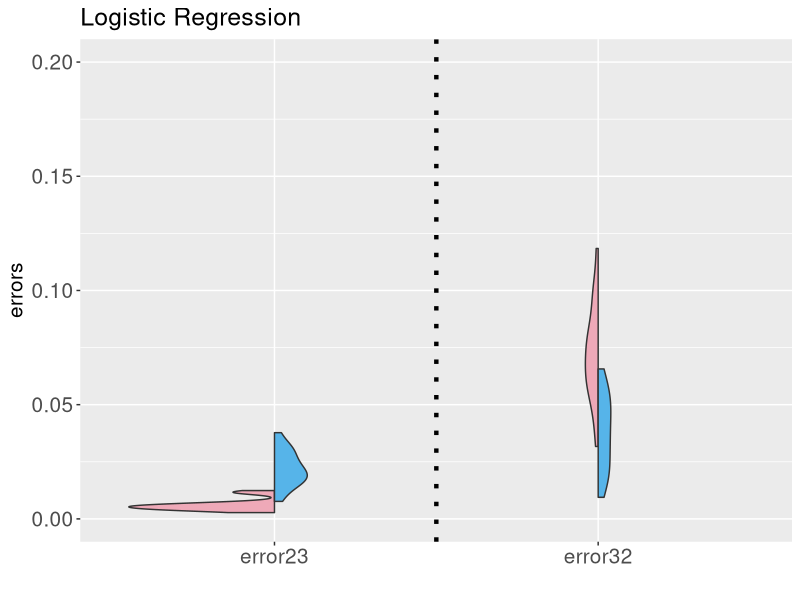

Write R code to recreate this figure. (Note: a time limit stopped this script after it produced the figure.)
########################
#generating SIMPLE EXAMPLE similar to the results in Figure 3
library(nnet)
library(randomForest)
library(e1071)
library(ggplot2)
library(gridExtra)

##################
#functions for producing half violin plots
GeomSplitViolin <- ggproto("GeomSplitViolin", GeomViolin, 
                           draw_group = function(self, data, ..., draw_quantiles = NULL) {
                             data <- transform(data, xminv = x - violinwidth * (x - xmin), xmaxv = x + violinwidth * (xmax - x))
                             grp <- data[1, "group"]
                             newdata <- plyr::arrange(transform(data, x = if (grp %% 2 == 1) xminv else xmaxv), if (grp %% 2 == 1) y else -y)
                             newdata <- rbind(newdata[1, ], newdata, newdata[nrow(newdata), ], newdata[1, ])
                             newdata[c(1, nrow(newdata) - 1, nrow(newdata)), "x"] <- round(newdata[1, "x"])
                             
                             if (length(draw_quantiles) > 0 & !scales::zero_range(range(data$y))) {
                               stopifnot(all(draw_quantiles >= 0), all(draw_quantiles <=
                                                                         1))
                               quantiles <- ggplot2:::create_quantile_segment_frame(data, draw_quantiles)
                               aesthetics <- data[rep(1, nrow(quantiles)), setdiff(names(data), c("x", "y")), drop = FALSE]
                               aesthetics$alpha <- rep(1, nrow(quantiles))
                               both <- cbind(quantiles, aesthetics)
                               quantile_grob <- GeomPath$draw_panel(both, ...)
                               ggplot2:::ggname("geom_split_violin", grid::grobTree(GeomPolygon$draw_panel(newdata, ...), quantile_grob))
                             }
                             else {
                               ggplot2:::ggname("geom_split_violin", GeomPolygon$draw_panel(newdata, ...))
                             }
                           })

geom_split_violin <- function(mapping = NULL, data = NULL, stat = "ydensity", position = "identity", ..., 
                              draw_quantiles = NULL, trim = TRUE, scale = "area", na.rm = FALSE, 
                              show.legend = NA, inherit.aes = TRUE) {
  layer(data = data, mapping = mapping, stat = stat, geom = GeomSplitViolin, 
        position = position, show.legend = show.legend, inherit.aes = inherit.aes, 
        params = list(trim = trim, scale = scale, draw_quantiles = draw_quantiles, na.rm = na.rm, ...))
}
###############################



# Classifer with respect to t1 and t2
np_decision <- function(t1,t2, prob){
  n = dim(prob)[1]
  d1 = which(prob[,1] >= t1)
  d2 = which(prob[,2]/prob[,3] >= t2)
  decision = rep(3,n)
  decision[d2] = 2
  decision[d1] = 1
  return(decision)
}

alpha_1 = 0.05
alpha_2 = 0.05
delta_1 = 0.05
delta_2 = 0.05
n1 = 500 # class 1
n2 = 500# class 2
n3 = 500# class 3
n_all = n1 + n2 + n3

pi_1 = n1 /n_all
pi_2 = n2 /n_all
pi_3 = n3 /n_all
n_check = 60000


nc1 = n_check*pi_1

nc2 = n_check*pi_2

nc3 = n_check*pi_3

ns1 = n1*0.5#the size of sample used to train scoring function for class 1
nt1 = n1*0.5 #the size of sample used to choose threshold t1
ns2 = n2*0.45
nt2 = n2*0.5
ne2 = n2*0.05
ns3 = n3*0.95
ne3 = n3*0.05
c = 2
c_n = c/sqrt(nt2)
delta_22 = exp(-2* nt2 * c_n^2)
delta_21 = max(delta_2 - delta_22, 0)


k1_u = qbinom(delta_1, nt1, alpha_1)


error_non = NULL
error_sets = NULL

error_sets_1 = NULL
error_sets_2 = NULL
error_sets_3 = NULL
error_sets_12 = NULL
error_sets_13 = NULL
error_sets_21 = NULL
error_sets_23 = NULL
error_sets_31 = NULL
error_sets_32 = NULL
error_sets_star = NULL
error_sets_e = NULL
error_sets_32_0  = NULL
error_sets_23_0 = NULL
error_sets_star_0 = NULL
error_sets_e_0  = NULL
set.seed(202201)

for(ii in 1:20){
  
  set_1 = data.frame(Y = rep(1,n1), X = rnorm(n1, 0, 1), X2 = rnorm(n1, -1, 1))
  set_2 = data.frame(Y = rep(2,n2), X = rnorm(n2,-1, 1), X2 = rnorm(n2, 1, 1))
  set_3 = data.frame(Y = rep(3,n3), X = rnorm(n3, 1, 1), X2 = rnorm(n3, 0, 1))
  
  
  set_s = rbind(set_1[1:ns1,],set_2[1:ns2,], set_3[1:ns3,] )
  set_t = rbind(set_1[(ns1 + 1) : (ns1 + nt1),],set_2[(ns2 + 1) : (ns2 + nt2),] )
  
  set_2e = set_2[(ns2 + nt2 + 1) : n2,] 
  set_3e = set_3[(ns3  + 1) : n3,] 
  set_e = rbind(set_2e, set_3e)
  
  
  
  set_1c = data.frame(Y = rep(1,nc1), X = rnorm(nc1, 0, 1), X2 = rnorm(nc1, -1, 1))
  set_2c = data.frame(Y = rep(2,nc2), X = rnorm(nc2,-1, 1), X2 = rnorm(nc2, 1, 1))
  set_3c = data.frame(Y = rep(3,nc3), X = rnorm(nc3, 1, 1), X2 = rnorm(nc3, 0, 1))
  set_c = rbind(set_1c,set_2c, set_3c)
  
  
  model <-  multinom(as.factor(Y)~.,data = set_s)
  
  
  class = predict(model,newdata = set_c)
  error = 1 - sum(class == set_c$Y)/(nc1 + nc2 + nc3)
  i_class = which(set_c$Y == 1)
  error1 = mean(class[i_class]!= 1)
  error12 = mean(class[i_class]== 2)
  error13 = mean(class[i_class]== 3)
  
  i_class = which(set_c$Y == 2)
  error2 = mean(class[i_class]!= 2)
  error21 = mean(class[i_class]== 1)
  error23 = mean(class[i_class]== 3)
  
  
  
  i_class = which(set_c$Y == 3)
  error3 = mean(class[i_class]!= 3)
  
  error31 = mean(class[i_class]== 1)
  error32 = mean(class[i_class]== 2)
  
  error_non = rbind(error_non, c(error, error1,error12,error13,error2,error21,error23, error3,error31,error32))
  
  prob_set = predict(model, newdata = set_t, "probs")
  prob_1 =  prob_set[which( set_t$Y == 1), ]
  prob_2 =  prob_set[which( set_t$Y == 2), ]
  prob_e = predict(model, newdata = set_e, "probs")
  prob_c = predict(model, newdata = set_c, "probs")
  set_T_1 = sort(prob_1[,1])
  k2_l = qbinom(delta_2, nt2, alpha_2)
  t2_l = sort(prob_2[,2]/prob_2[,3])[k2_l]
  error_set = NULL
  error_set_1 = NULL
  error_set_2 = NULL
  error_set_3 = NULL
  error_set_12 = NULL
  error_set_13 = NULL
  error_set_21 = NULL
  error_set_23 = NULL
  error_set_31 = NULL
  error_set_32 = NULL
  error_set_star = NULL
  error_set_e  = NULL
  for (k1 in 1:k1_u){
    t1 = set_T_1[k1]
    set_T_2 = prob_2[which(prob_2[,1] < t1),2]/prob_2[which(prob_2[,1] < t1),3]
    nt22 = length(set_T_2)
    p_hat =nt22 /nt2 
    p_2 = p_hat + c_n
    alpha_21 = alpha_2/p_2
    if(alpha_21 <= 1) {k2 = qbinom(delta_21, nt22, alpha_21)}else{k2 = 0}
    t2 = sort(set_T_2)[k2]
    if(k2 == 0){t2 = t2_l}
    
    
    class = np_decision(t1,t2,prob_e)
    i_class = which(set_e$Y == 2)
    error2e = mean(class[i_class]== 1)
    i_class = which(set_e$Y == 3)
    error3e = mean(class[i_class]!= 3 )
    error_e = pi_2*error2e + pi_3*error3e
    error_set_e = c(error_set_e,error_e)
    
    class = np_decision(t1,t2,prob_c)
    error = 1 - sum(class == set_c$Y)/(nc1 + nc2 + nc3)
    error_set = c(error_set,error)
    i_class = which(set_c$Y == 1)
    error = mean(class[i_class]!= 1)
    error_set_1 = c(error_set_1,error)
    error = mean(class[i_class]== 2)
    error_set_12 = c(error_set_12,error)
    error = mean(class[i_class]== 3)
    error_set_13 = c(error_set_13,error)
    
    i_class = which(set_c$Y == 2)
    error = mean(class[i_class]!= 2)
    error_set_2 = c(error_set_2,error)
    error = mean(class[i_class]== 1)
    error_set_21 = c(error_set_21,error)
    error = mean(class[i_class]== 3)
    error_set_23 = c(error_set_23,error)
    
    
    i_class = which(set_c$Y == 3)
    error = mean(class[i_class]!= 3)
    error_set_3 = c(error_set_3,error)
    error = mean(class[i_class]== 1)
    error_set_31 = c(error_set_31,error)
    error = mean(class[i_class]== 2)
    error_set_32 = c(error_set_32,error)
    
    n_class =c( which(set_c$Y == 1), which(set_c$Y == 2 & class == 3))
    
    error = sum(class[-n_class]!= set_c$Y[-n_class])/(nc1 + nc2 + nc3)
    error_set_star = c(error_set_star,error)
  }
  error_sets = rbind(error_sets,error_set)
  error_sets_1 = rbind(error_sets_1,error_set_1)
  error_sets_12 = rbind(error_sets_12,error_set_12)
  error_sets_13= rbind(error_sets_13,error_set_13)
  error_sets_2 = rbind(error_sets_2,error_set_2)
  error_sets_21 = rbind(error_sets_21,error_set_21)
  error_sets_23 = rbind(error_sets_23,error_set_23)
  error_sets_3 = rbind(error_sets_3,error_set_3)
  error_sets_31 = rbind(error_sets_31,error_set_31)
  error_sets_32 = rbind(error_sets_32,error_set_32)
  error_sets_star = rbind(error_sets_star,error_set_star)
  error_sets_e = rbind(error_sets_e,error_set_e)
  
  
  error_set_32_0  = NULL
  error_set_23_0 = NULL
  error_set_star_0 = NULL
  error_set_e_0 = NULL
  for (k1 in 1:k1_u){
    t1 = set_T_1[k1]
    set_T_2 = prob_2[which(prob_2[,1] < t1),2]/prob_2[which(prob_2[,1] < t1),3]
    nt22 = length(set_T_2)
    p_hat =nt22 /nt2 
    p_2 = p_hat + c_n
    alpha_21 = alpha_2/p_2
    if(alpha_21 <= 1) {k2 = qbinom(delta_21, nt22, alpha_21)}else{k2 = 0}
    t2 = sort(set_T_2)[k2]
    k2 = 0
    if(k2 == 0){t2 = t2_l}
    
    class = np_decision(t1,t2,prob_e)
    i_class = which(set_e$Y == 2)
    error2e = mean(class[i_class]== 1)
    i_class = which(set_e$Y == 3)
    error3e = mean(class[i_class]!= 3 )
    error_e = pi_2*error2e + pi_3*error3e
    error_set_e_0 = c(error_set_e_0,error_e)
    
    class = np_decision(t1,t2,prob_c)
    
    
    i_class = which(set_c$Y == 2)
    error = mean(class[i_class]== 3)
    error_set_23_0 = c(error_set_23_0,error)
    n_class =c( which(set_c$Y == 1), which(set_c$Y == 2 & class == 3))
    
    error = sum(class[-n_class]!= set_c$Y[-n_class])/(nc1 + nc2 + nc3)
    error_set_star_0 = c(error_set_star_0,error)
    
    i_class = which(set_c$Y == 3)
    error = mean(class[i_class]== 2)
    error_set_32_0 = c(error_set_32_0,error)}
  error_sets_32_0 = rbind(error_sets_32_0,error_set_32_0)
  error_sets_23_0 = rbind(error_sets_23_0,error_set_23_0)
  error_sets_star_0 = rbind(error_sets_star_0,error_set_star_0)
  error_sets_e_0  = rbind(error_sets_e_0 ,error_set_e_0 )
  
}





par(mfrow =c(1,1))
table_record =   matrix( round(c(colMeans(error_sets_23_0)[k1_u],colMeans(error_sets_23)[k1_u],
                                 colMeans(error_sets_32_0)[k1_u],colMeans(error_sets_32)[k1_u]), digits = 3),ncol = 2,byrow = FALSE)

rownames(table_record) = c("Prop 1","Thm 1")
colnames(table_record) = c("Error23","Error32")

table_1 = table_record



plot_error= rbind(error_sets_23,error_sets_32,error_sets_23_0,error_sets_32_0)[,k1_u]
errornames = rep(c("error23","error32"),each = dim(error_non)[1])
errornames = rep(errornames,2)
method = rep(c("Thm 1","Prop 1"),each = length(plot_error)/2)
plot_data = data.frame(errors =  plot_error , type =  errornames,method = method)



color_value = c("pink2", "#56B4E9")

plot_data$method = factor(plot_data$method, level = c("Prop 1","Thm 1"))

p4_1 <-ggplot(data = plot_data, aes( type , errors, fill = method)) + geom_split_violin(trim = TRUE)   +
  labs(title = "Logistic Regression", x = "")+
  geom_vline(xintercept = 1.5, size=1.5 , linetype="dotted")+
  scale_colour_manual(values = color_value) +  scale_fill_manual(values = color_value) + ylim(0,0.2)+
  theme(text = element_text(size = 15),
        axis.title.x = element_text(size = 15),
        axis.text.x = element_text(size = 15),
        axis.text.y = element_text(size = 15),
        axis.title.y = element_text(size = 15)) + theme(legend.position="none")

p4_1
###################################



error_non = NULL
error_sets = NULL

error_sets_1 = NULL
error_sets_2 = NULL
error_sets_3 = NULL
error_sets_12 = NULL
error_sets_13 = NULL
error_sets_21 = NULL
error_sets_23 = NULL
error_sets_31 = NULL
error_sets_32 = NULL
error_sets_star = NULL
error_sets_e = NULL
error_sets_32_0  = NULL
error_sets_23_0 = NULL
error_sets_star_0 = NULL
error_sets_e_0  = NULL
set.seed(202201)

for(ii in 1:20){
  
  set_1 = data.frame(Y = rep(1,n1), X = rnorm(n1, 0, 1), X2 = rnorm(n1, -1, 1))
  set_2 = data.frame(Y = rep(2,n2), X = rnorm(n2,-1, 1), X2 = rnorm(n2, 1, 1))
  set_3 = data.frame(Y = rep(3,n3), X = rnorm(n3, 1, 1), X2 = rnorm(n3, 0, 1))
  
  
  set_s = rbind(set_1[1:ns1,],set_2[1:ns2,], set_3[1:ns3,] )
  set_t = rbind(set_1[(ns1 + 1) : (ns1 + nt1),],set_2[(ns2 + 1) : (ns2 + nt2),] )
  
  set_2e = set_2[(ns2 + nt2 + 1) : n2,] 
  set_3e = set_3[(ns3  + 1) : n3,] 
  set_e = rbind(set_2e, set_3e)
  
  
  
  set_1c = data.frame(Y = rep(1,nc1), X = rnorm(nc1, 0, 1), X2 = rnorm(nc1, -1, 1))
  set_2c = data.frame(Y = rep(2,nc2), X = rnorm(nc2,-1, 1), X2 = rnorm(nc2, 1, 1))
  set_3c = data.frame(Y = rep(3,nc3), X = rnorm(nc3, 1, 1), X2 = rnorm(nc3, 0, 1))
  set_c = rbind(set_1c,set_2c, set_3c)
  
  model <-  randomForest(as.factor(Y)~., data=set_s , proximity=TRUE)
  
  class = predict(model,newdata = set_c)
  error = 1 - sum(class == set_c$Y)/(nc1 + nc2 + nc3)
  i_class = which(set_c$Y == 1)
  error1 = mean(class[i_class]!= 1)
  error12 = mean(class[i_class]== 2)
  error13 = mean(class[i_class]== 3)
  
  i_class = which(set_c$Y == 2)
  error2 = mean(class[i_class]!= 2)
  error21 = mean(class[i_class]== 1)
  error23 = mean(class[i_class]== 3)
  
  
  
  i_class = which(set_c$Y == 3)
  error3 = mean(class[i_class]!= 3)
  
  error31 = mean(class[i_class]== 1)
  error32 = mean(class[i_class]== 2)
  
  error_non = rbind(error_non, c(error, error1,error12,error13,error2,error21,error23, error3,error31,error32))
  
  prob_set = predict(model, newdata = set_t, "prob")
  prob_1 =  prob_set[which( set_t$Y == 1), ]
  prob_2 =  prob_set[which( set_t$Y == 2), ]
  prob_e = predict(model, newdata = set_e, "prob")
  prob_c = predict(model, newdata = set_c, "prob")
  set_T_1 = sort(prob_1[,1])
  k2_l = qbinom(delta_2, nt2, alpha_2)
  t2_l = sort(prob_2[,2]/prob_2[,3])[k2_l]
  error_set = NULL
  error_set_1 = NULL
  error_set_2 = NULL
  error_set_3 = NULL
  error_set_12 = NULL
  error_set_13 = NULL
  error_set_21 = NULL
  error_set_23 = NULL
  error_set_31 = NULL
  error_set_32 = NULL
  error_set_star = NULL
  error_set_e  = NULL
  for (k1 in 1:k1_u){
    t1 = set_T_1[k1]
    set_T_2 = prob_2[which(prob_2[,1] < t1),2]/prob_2[which(prob_2[,1] < t1),3]
    nt22 = length(set_T_2)
    p_hat =nt22 /nt2 
    p_2 = p_hat + c_n
    alpha_21 = alpha_2/p_2
    if(alpha_21 <= 1) {k2 = qbinom(delta_21, nt22, alpha_21)}else{k2 = 0}
    t2 = sort(set_T_2)[k2]
    if(k2 == 0){t2 = t2_l}
    
    
    class = np_decision(t1,t2,prob_e)
    i_class = which(set_e$Y == 2)
    error2e = mean(class[i_class]== 1)
    i_class = which(set_e$Y == 3)
    error3e = mean(class[i_class]!= 3 )
    error_e = pi_2*error2e + pi_3*error3e
    error_set_e = c(error_set_e,error_e)
    
    class = np_decision(t1,t2,prob_c)
    error = 1 - sum(class == set_c$Y)/(nc1 + nc2 + nc3)
    error_set = c(error_set,error)
    i_class = which(set_c$Y == 1)
    error = mean(class[i_class]!= 1)
    error_set_1 = c(error_set_1,error)
    error = mean(class[i_class]== 2)
    error_set_12 = c(error_set_12,error)
    error = mean(class[i_class]== 3)
    error_set_13 = c(error_set_13,error)
    
    i_class = which(set_c$Y == 2)
    error = mean(class[i_class]!= 2)
    error_set_2 = c(error_set_2,error)
    error = mean(class[i_class]== 1)
    error_set_21 = c(error_set_21,error)
    error = mean(class[i_class]== 3)
    error_set_23 = c(error_set_23,error)
    
    
    i_class = which(set_c$Y == 3)
    error = mean(class[i_class]!= 3)
    error_set_3 = c(error_set_3,error)
    error = mean(class[i_class]== 1)
    error_set_31 = c(error_set_31,error)
    error = mean(class[i_class]== 2)
    error_set_32 = c(error_set_32,error)
    
    n_class =c( which(set_c$Y == 1), which(set_c$Y == 2 & class == 3))
    
    error = sum(class[-n_class]!= set_c$Y[-n_class])/(nc1 + nc2 + nc3)
    error_set_star = c(error_set_star,error)
  }
  error_sets = rbind(error_sets,error_set)
  error_sets_1 = rbind(error_sets_1,error_set_1)
  error_sets_12 = rbind(error_sets_12,error_set_12)
  error_sets_13= rbind(error_sets_13,error_set_13)
  error_sets_2 = rbind(error_sets_2,error_set_2)
  error_sets_21 = rbind(error_sets_21,error_set_21)
  error_sets_23 = rbind(error_sets_23,error_set_23)
  error_sets_3 = rbind(error_sets_3,error_set_3)
  error_sets_31 = rbind(error_sets_31,error_set_31)
  error_sets_32 = rbind(error_sets_32,error_set_32)
  error_sets_star = rbind(error_sets_star,error_set_star)
  error_sets_e = rbind(error_sets_e,error_set_e)
  
  
  error_set_32_0  = NULL
  error_set_23_0 = NULL
  error_set_star_0 = NULL
  error_set_e_0 = NULL
  for (k1 in 1:k1_u){
    t1 = set_T_1[k1]
    set_T_2 = prob_2[which(prob_2[,1] < t1),2]/prob_2[which(prob_2[,1] < t1),3]
    nt22 = length(set_T_2)
    p_hat =nt22 /nt2 
    p_2 = p_hat + c_n
    alpha_21 = alpha_2/p_2
    if(alpha_21 <= 1) {k2 = qbinom(delta_21, nt22, alpha_21)}else{k2 = 0}
    t2 = sort(set_T_2)[k2]
    k2 = 0
    if(k2 == 0){t2 = t2_l}
    
    class = np_decision(t1,t2,prob_e)
    i_class = which(set_e$Y == 2)
    error2e = mean(class[i_class]== 1)
    i_class = which(set_e$Y == 3)
    error3e = mean(class[i_class]!= 3 )
    error_e = pi_2*error2e + pi_3*error3e
    error_set_e_0 = c(error_set_e_0,error_e)
    
    class = np_decision(t1,t2,prob_c)
    
    
    i_class = which(set_c$Y == 2)
    error = mean(class[i_class]== 3)
    error_set_23_0 = c(error_set_23_0,error)
    n_class =c( which(set_c$Y == 1), which(set_c$Y == 2 & class == 3))
    
    error = sum(class[-n_class]!= set_c$Y[-n_class])/(nc1 + nc2 + nc3)
    error_set_star_0 = c(error_set_star_0,error)
    
    i_class = which(set_c$Y == 3)
    error = mean(class[i_class]== 2)
    error_set_32_0 = c(error_set_32_0,error)}
  error_sets_32_0 = rbind(error_sets_32_0,error_set_32_0)
  error_sets_23_0 = rbind(error_sets_23_0,error_set_23_0)
  error_sets_star_0 = rbind(error_sets_star_0,error_set_star_0)
  error_sets_e_0  = rbind(error_sets_e_0 ,error_set_e_0 )
  
}



table_record =   matrix( round(c(colMeans(error_sets_23_0)[k1_u],colMeans(error_sets_23)[k1_u],
                                 colMeans(error_sets_32_0)[k1_u],colMeans(error_sets_32)[k1_u]), digits = 3),ncol = 2,byrow = FALSE)

rownames(table_record) = c("Prop 1","Thm 1")
colnames(table_record) = c("Error23","Error32")

table_2 = table_record




plot_error= rbind(error_sets_23,error_sets_32,error_sets_23_0,error_sets_32_0)[,k1_u]
errornames = rep(c("error23","error32"),each = dim(error_non)[1])
errornames = rep(errornames,2)
method = rep(c("Thm 1","Prop 1"),each = length(plot_error)/2)
plot_data = data.frame(errors =  plot_error , type =  errornames,method = method)



color_value = c("pink2", "#56B4E9")

plot_data$method = factor(plot_data$method, level = c("Prop 1","Thm 1"))

p4_2 <-ggplot(data = plot_data, aes( type , errors, fill = method)) + geom_split_violin(trim = TRUE)   +
  geom_vline(xintercept = 1.5, size=1.5 , linetype="dotted")+
  labs(title = "Random Forest", x = "")+
  scale_colour_manual(values = color_value) +  scale_fill_manual(values = color_value) + ylim(0,0.2)+
  theme(text = element_text(size = 15),
        axis.title.x = element_text(size = 15),
        axis.text.x = element_text(size = 15),
        axis.text.y = element_text(size = 15),
        axis.title.y = element_text(size = 15)) + theme(legend.position="none")

p4_2


###################################


error_non = NULL
error_sets = NULL

error_sets_1 = NULL
error_sets_2 = NULL
error_sets_3 = NULL
error_sets_12 = NULL
error_sets_13 = NULL
error_sets_21 = NULL
error_sets_23 = NULL
error_sets_31 = NULL
error_sets_32 = NULL
error_sets_star = NULL
error_sets_e = NULL
error_sets_32_0  = NULL
error_sets_23_0 = NULL
error_sets_star_0 = NULL
error_sets_e_0  = NULL
set.seed(202201)



for(ii in 1:20){
  
  set_1 = data.frame(Y = rep(1,n1), X = rnorm(n1, 0, 1), X2 = rnorm(n1, -1, 1))
  set_2 = data.frame(Y = rep(2,n2), X = rnorm(n2,-1, 1), X2 = rnorm(n2, 1, 1))
  set_3 = data.frame(Y = rep(3,n3), X = rnorm(n3, 1, 1), X2 = rnorm(n3, 0, 1))
  
  
  set_s = rbind(set_1[1:ns1,],set_2[1:ns2,], set_3[1:ns3,] )
  set_t = rbind(set_1[(ns1 + 1) : (ns1 + nt1),],set_2[(ns2 + 1) : (ns2 + nt2),] )
  
  set_2e = set_2[(ns2 + nt2 + 1) : n2,] 
  set_3e = set_3[(ns3  + 1) : n3,] 
  set_e = rbind(set_2e, set_3e)
  
  
  
  set_1c = data.frame(Y = rep(1,nc1), X = rnorm(nc1, 0, 1), X2 = rnorm(nc1, -1, 1))
  set_2c = data.frame(Y = rep(2,nc2), X = rnorm(nc2,-1, 1), X2 = rnorm(nc2, 1, 1))
  set_3c = data.frame(Y = rep(3,nc3), X = rnorm(nc3, 1, 1), X2 = rnorm(nc3, 0, 1))
  set_c = rbind(set_1c,set_2c, set_3c)
  
  
  model <-   svm(as.factor(Y)~., data=set_s, kernel =
                   "linear", probability = TRUE)
  
  class = predict(model,newdata = set_c)
  error = 1 - sum(class == set_c$Y)/(nc1 + nc2 + nc3)
  i_class = which(set_c$Y == 1)
  error1 = mean(class[i_class]!= 1)
  error12 = mean(class[i_class]== 2)
  error13 = mean(class[i_class]== 3)
  
  i_class = which(set_c$Y == 2)
  error2 = mean(class[i_class]!= 2)
  error21 = mean(class[i_class]== 1)
  error23 = mean(class[i_class]== 3)
  
  
  
  i_class = which(set_c$Y == 3)
  error3 = mean(class[i_class]!= 3)
  
  error31 = mean(class[i_class]== 1)
  error32 = mean(class[i_class]== 2)
  
  error_non = rbind(error_non, c(error, error1,error12,error13,error2,error21,error23, error3,error31,error32))
  
  
  prob_set = attr(predict(  model, newdata = set_t, probability = TRUE),"probabilities")
  
  prob_1 =  prob_set[which( set_t$Y == 1), ]
  prob_2 =  prob_set[which( set_t$Y == 2), ]
  prob_e =  attr(predict(  model, newdata = set_e, probability = TRUE),"probabilities")
  prob_c = attr(predict(  model, newdata = set_c, probability = TRUE),"probabilities")
  set_T_1 = sort(prob_1[,1])
  k2_l = qbinom(delta_2, nt2, alpha_2)
  t2_l = sort(prob_2[,2]/prob_2[,3])[k2_l]
  error_set = NULL
  error_set_1 = NULL
  error_set_2 = NULL
  error_set_3 = NULL
  error_set_12 = NULL
  error_set_13 = NULL
  error_set_21 = NULL
  error_set_23 = NULL
  error_set_31 = NULL
  error_set_32 = NULL
  error_set_star = NULL
  error_set_e  = NULL
  for (k1 in 1:k1_u){
    t1 = set_T_1[k1]
    set_T_2 = prob_2[which(prob_2[,1] < t1),2]/prob_2[which(prob_2[,1] < t1),3]
    nt22 = length(set_T_2)
    p_hat =nt22 /nt2 
    p_2 = p_hat + c_n
    alpha_21 = alpha_2/p_2
    if(alpha_21 <= 1) {k2 = qbinom(delta_21, nt22, alpha_21)}else{k2 = 0}
    t2 = sort(set_T_2)[k2]
    if(k2 == 0){t2 = t2_l}
    
    
    class = np_decision(t1,t2,prob_e)
    i_class = which(set_e$Y == 2)
    error2e = mean(class[i_class]== 1)
    i_class = which(set_e$Y == 3)
    error3e = mean(class[i_class]!= 3 )
    error_e = pi_2*error2e + pi_3*error3e
    error_set_e = c(error_set_e,error_e)
    
    class = np_decision(t1,t2,prob_c)
    error = 1 - sum(class == set_c$Y)/(nc1 + nc2 + nc3)
    error_set = c(error_set,error)
    i_class = which(set_c$Y == 1)
    error = mean(class[i_class]!= 1)
    error_set_1 = c(error_set_1,error)
    error = mean(class[i_class]== 2)
    error_set_12 = c(error_set_12,error)
    error = mean(class[i_class]== 3)
    error_set_13 = c(error_set_13,error)
    
    i_class = which(set_c$Y == 2)
    error = mean(class[i_class]!= 2)
    error_set_2 = c(error_set_2,error)
    error = mean(class[i_class]== 1)
    error_set_21 = c(error_set_21,error)
    error = mean(class[i_class]== 3)
    error_set_23 = c(error_set_23,error)
    
    
    i_class = which(set_c$Y == 3)
    error = mean(class[i_class]!= 3)
    error_set_3 = c(error_set_3,error)
    error = mean(class[i_class]== 1)
    error_set_31 = c(error_set_31,error)
    error = mean(class[i_class]== 2)
    error_set_32 = c(error_set_32,error)
    
    n_class =c( which(set_c$Y == 1), which(set_c$Y == 2 & class == 3))
    
    error = sum(class[-n_class]!= set_c$Y[-n_class])/(nc1 + nc2 + nc3)
    error_set_star = c(error_set_star,error)
  }
  error_sets = rbind(error_sets,error_set)
  error_sets_1 = rbind(error_sets_1,error_set_1)
  error_sets_12 = rbind(error_sets_12,error_set_12)
  error_sets_13= rbind(error_sets_13,error_set_13)
  error_sets_2 = rbind(error_sets_2,error_set_2)
  error_sets_21 = rbind(error_sets_21,error_set_21)
  error_sets_23 = rbind(error_sets_23,error_set_23)
  error_sets_3 = rbind(error_sets_3,error_set_3)
  error_sets_31 = rbind(error_sets_31,error_set_31)
  error_sets_32 = rbind(error_sets_32,error_set_32)
  error_sets_star = rbind(error_sets_star,error_set_star)
  error_sets_e = rbind(error_sets_e,error_set_e)
  
  
  error_set_32_0  = NULL
  error_set_23_0 = NULL
  error_set_star_0 = NULL
  error_set_e_0 = NULL
  for (k1 in 1:k1_u){
    t1 = set_T_1[k1]
    set_T_2 = prob_2[which(prob_2[,1] < t1),2]/prob_2[which(prob_2[,1] < t1),3]
    nt22 = length(set_T_2)
    p_hat =nt22 /nt2 
    p_2 = p_hat + c_n
    alpha_21 = alpha_2/p_2
    if(alpha_21 <= 1) {k2 = qbinom(delta_21, nt22, alpha_21)}else{k2 = 0}
    t2 = sort(set_T_2)[k2]
    k2 = 0
    if(k2 == 0){t2 = t2_l}
    
    class = np_decision(t1,t2,prob_e)
    i_class = which(set_e$Y == 2)
    error2e = mean(class[i_class]== 1)
    i_class = which(set_e$Y == 3)
    error3e = mean(class[i_class]!= 3 )
    error_e = pi_2*error2e + pi_3*error3e
    error_set_e_0 = c(error_set_e_0,error_e)
    
    class = np_decision(t1,t2,prob_c)
    
    
    i_class = which(set_c$Y == 2)
    error = mean(class[i_class]== 3)
    error_set_23_0 = c(error_set_23_0,error)
    n_class =c( which(set_c$Y == 1), which(set_c$Y == 2 & class == 3))
    
    error = sum(class[-n_class]!= set_c$Y[-n_class])/(nc1 + nc2 + nc3)
    error_set_star_0 = c(error_set_star_0,error)
    
    i_class = which(set_c$Y == 3)
    error = mean(class[i_class]== 2)
    error_set_32_0 = c(error_set_32_0,error)}
  error_sets_32_0 = rbind(error_sets_32_0,error_set_32_0)
  error_sets_23_0 = rbind(error_sets_23_0,error_set_23_0)
  error_sets_star_0 = rbind(error_sets_star_0,error_set_star_0)
  error_sets_e_0  = rbind(error_sets_e_0 ,error_set_e_0 )
  
}



table_record =   matrix( round(c(colMeans(error_sets_23_0)[k1_u],colMeans(error_sets_23)[k1_u],
                                 colMeans(error_sets_32_0)[k1_u],colMeans(error_sets_32)[k1_u]), digits = 3),ncol = 2,byrow = FALSE)

rownames(table_record) = c("Prop 1","Thm 1")
colnames(table_record) = c("Error23","Error32")

table_3 = table_record



plot_error= rbind(error_sets_23,error_sets_32,error_sets_23_0,error_sets_32_0)[,k1_u]
errornames = rep(c("error23","error32"),each = dim(error_non)[1])
errornames = rep(errornames,2)
method = rep(c("Thm 1","Prop 1"),each = length(plot_error)/2)
plot_data = data.frame(errors =  plot_error , type =  errornames,method = method)



color_value = c("pink2", "#56B4E9")

plot_data$method = factor(plot_data$method, level = c("Prop 1","Thm 1"))

p4_3 <-ggplot(data = plot_data, aes( type , errors, fill = method)) + geom_split_violin(trim = TRUE)   +
  geom_vline(xintercept = 1.5, size=1.5 , linetype="dotted")+
  scale_colour_manual(values = color_value) +  scale_fill_manual(values = color_value) + ylim(0,0.2)+
  labs(title = "SVM", x = "")+
  theme(text = element_text(size = 15),
        axis.title.x = element_text(size = 15),
        axis.text.x = element_text(size = 15),
        axis.text.y = element_text(size = 15),
        axis.title.y = element_text(size = 15))  + theme(legend.position="none")

p4_3




############################
# SIMPLE EXAMPLE half violin plots similar to that in Figure 3
grid.arrange(p4_1,p4_2,p4_3)


#################
#SIMPLE EXAMPLE Table in similar to that in Figure 3
#logistic
table_1
#random forest
table_2
#svm
table_3
